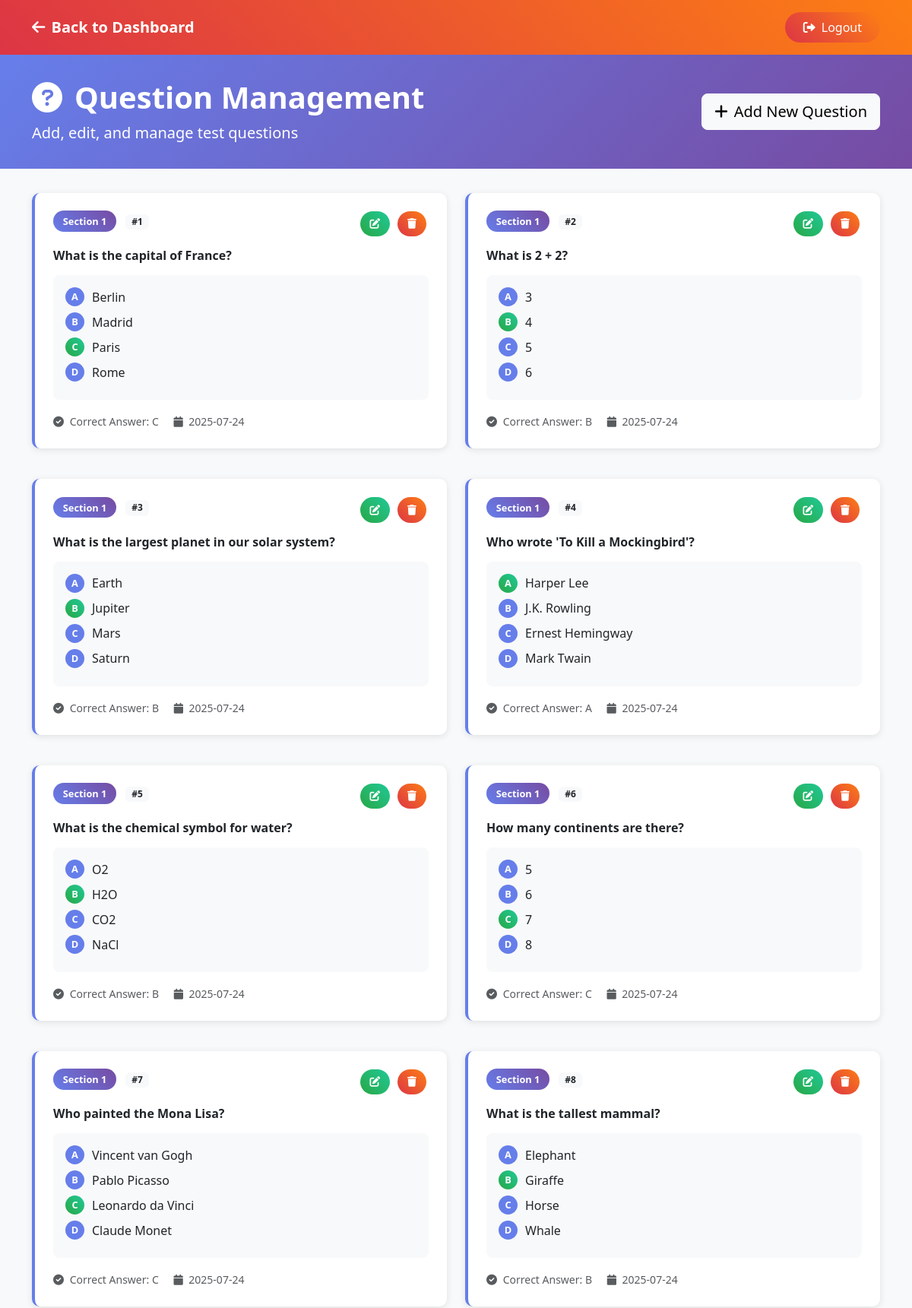
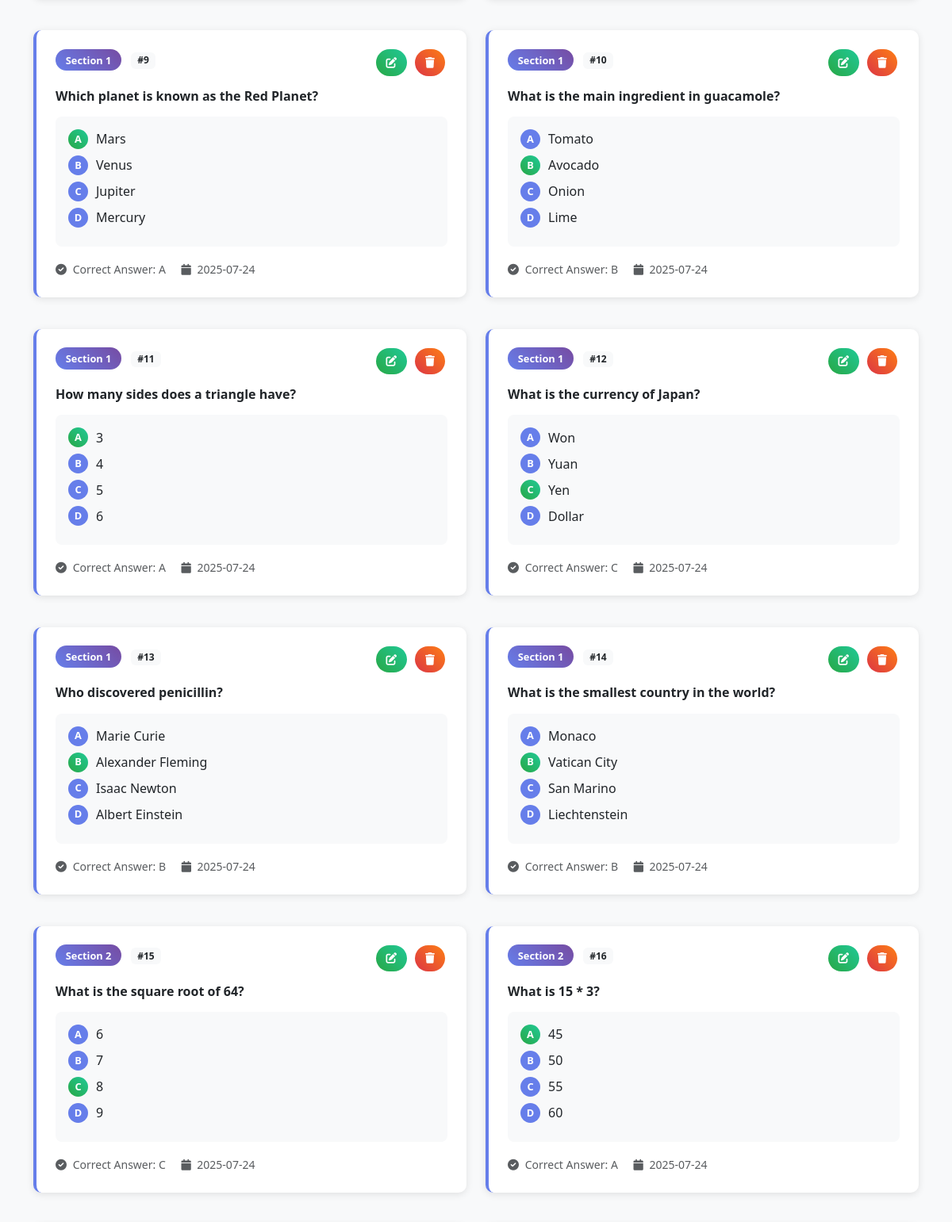
The page /admin/questions (signed in, upper part) on the database its author committed (2 pictures, top to bottom).
### tables this page shows
CREATE TABLE questions (
                    id INTEGER PRIMARY KEY AUTOINCREMENT,
                    section INTEGER NOT NULL,
                    question TEXT NOT NULL,
                    option_a TEXT NOT NULL,
                    option_b TEXT NOT NULL,
                    option_c TEXT NOT NULL,
                    option_d TEXT NOT NULL,
                    correct_answer TEXT NOT NULL,
                    created_at TIMESTAMP DEFAULT CURRENT_TIMESTAMP,
                    is_active BOOLEAN DEFAULT 1
                 );

### app.py (the view)
@app.route('/admin/questions')
def admin_questions():
    if not session.get('admin_logged_in'):
        return redirect('/admin/login')
    conn = sqlite3.connect('database.db')
    c = conn.cursor()
    c.execute('''SELECT id, section, question, option_a, option_b, option_c, option_d, correct_answer, created_at
                 FROM questions WHERE is_active = 1 ORDER BY section, id''')
    questions = c.fetchall()
    conn.close()
    return render_template('admin_questions.html', questions=questions)

### templates/admin_questions.html (shortened to what this page needs)
<!DOCTYPE html>
<html lang="en">
<head>
    <link href="https://cdn.jsdelivr.net/npm/bootstrap@5.3.0/dist/css/bootstrap.min.css" rel="stylesheet">
    <link href="https://cdnjs.cloudflare.com/ajax/libs/font-awesome/6.0.0/css/all.min.css" rel="stylesheet">
</head>
<body>
    <nav class="navbar navbar-custom">
        <div class="container">
            <a href="/admin" class="navbar-brand text-white fw-bold">
                <i class="fas fa-arrow-left me-2"></i>Back to Dashboard
            </a>
            <a href="/admin/logout" class="logout-btn">
                <i class="fas fa-sign-out-alt me-2"></i>Logout
            </a>
        </div>
    </nav>
    <div class="admin-header">
        <div class="container">
            <div class="row align-items-center">
                <div class="col-md-8">
                    <h1 class="fw-bold mb-2">
                        <i class="fas fa-question-circle me-3"></i>Question Management
                    </h1>
                    <p class="lead mb-0">Add, edit, and manage test questions</p>
                </div>
                <div class="col-md-4 text-end">
                    <a href="/admin/questions/add" class="btn btn-light btn-lg">
                        <i class="fas fa-plus me-2"></i>Add New Question
                    </a>
                </div>
            </div>
        </div>
    </div>
    <div class="container">
        {% if questions %}
            <div class="row">
                {% for question in questions %}
                <div class="col-md-6 mb-4">
                    <div class="question-card">
                        <div class="d-flex justify-content-between align-items-start mb-3">
                            <div>
                                <span class="section-badge">Section {{ question[1] }}</span>
                                <span class="badge bg-light text-dark ms-2">#{{ question[0] }}</span>
                            </div>
                            <div>
                                <a href="/admin/questions/edit/{{ question[0] }}" class="btn btn-action btn-edit">
                                    <i class="fas fa-edit"></i>
                                </a>
                                <a href="/admin/questions/delete/{{ question[0] }}"
                                   class="btn btn-action btn-delete"
                                   onclick="return confirm('Are you sure you want to delete this question?')">
                                    <i class="fas fa-trash"></i>
                                </a>
                            </div>
                        </div>
                        <h6 class="fw-bold mb-3">{{ question[2] }}</h6>
                        <div class="option-list">
                            <div class="option-item">
                                <span class="option-letter {% if question[7] == 'a' %}correct-answer{% endif %}">A</span>
                                <span>{{ question[3] }}</span>
                            </div>
                            <div class="option-item">
                                <span class="option-letter {% if question[7] == 'b' %}correct-answer{% endif %}">B</span>
                                <span>{{ question[4] }}</span>
                            </div>
                            <div class="option-item">
                                <span class="option-letter {% if question[7] == 'c' %}correct-answer{% endif %}">C</span>
                                <span>{{ question[5] }}</span>
                            </div>
                            <div class="option-item">
                                <span class="option-letter {% if question[7] == 'd' %}correct-answer{% endif %}">D</span>
                                <span>{{ question[6] }}</span>
                            </div>
                        </div>
                        <div class="mt-3 text-muted">
                            <small>
                                <i class="fas fa-check-circle me-1"></i>
                                Correct Answer: {{ question[7].upper() }}
                                <span class="ms-3">
                                    <i class="fas fa-calendar me-1"></i>
                                    {{ question[8][:10] }}
                                </span>
                            </small>
                        </div>
                    </div>
                </div>
                {% endfor %}
            </div>
        {% endif %}
    </div>
</body>
</html>

### templates/admin_questions.html (style rules this page uses)
body { background: #f8f9fa; font-family: 'Segoe UI', Tahoma, Geneva, Verdana, sans-serif; }
.navbar-custom { background: linear-gradient(45deg, #dc3545, #fd7e14); padding: 1rem 0; }
.admin-header { background: linear-gradient(135deg, #667eea 0%, #764ba2 100%); color: white; padding: 2rem 0; margin-bottom: 2rem; }
.question-card { background: white; border-radius: 10px; padding: 1.5rem; margin-bottom: 1rem; border-left: 4px solid #667eea; box-shadow: 0 2px 10px rgba(0, 0, 0, 0.1); }
.section-badge { background: linear-gradient(45deg, #667eea, #764ba2); color: white; padding: 0.3rem 0.8rem; border-radius: 15px; font-size: 0.8rem; font-weight: 600; }
.btn-action { padding: 0.4rem 0.8rem; border-radius: 20px; font-size: 0.85rem; margin: 0 0.2rem; transition: all 0.3s ease; }
.btn-edit { background: linear-gradient(45deg, #28a745, #20c997); border: none; color: white; }
.btn-delete { background: linear-gradient(45deg, #dc3545, #fd7e14); border: none; color: white; }
.option-list { background: #f8f9fa; border-radius: 8px; padding: 1rem; margin-top: 1rem; }
.option-item { display: flex; align-items: center; margin-bottom: 0.5rem; }
.option-letter { background: #667eea; color: white; width: 25px; height: 25px; border-radius: 50%; display: flex; align-items: center; justify-content: center; font-weight: bold; margin-right: 10px; font-size: 0.8rem; }
.correct-answer { background: linear-gradient(45deg, #28a745, #20c997); }
.logout-btn { background: linear-gradient(45deg, #dc3545, #fd7e14); border: none; color: white; padding: 0.5rem 1.5rem; border-radius: 25px; text-decoration: none; transition: all 0.3s ease; }

### rows shown on the page
questions: section "1", id "1", question "What is the capital of France?", option_a "Berlin", option_b "Madrid", option_c "Paris", option_d "Rome", correct_answer "C", created_at "2025-07-24"
questions: section "1", id "2", question "What is 2 + 2?", option_a "3", option_b "4", option_c "5", option_d "6", correct_answer "B", created_at "2025-07-24"
questions: section "1", id "3", question "What is the largest planet in our solar system?", option_a "Earth", option_b "Jupiter", option_c "Mars", option_d "Saturn", correct_answer "B", created_at "2025-07-24"
questions: section "1", id "4", question "Who wrote 'To Kill a Mockingbird'?", option_a "Harper Lee", option_b "J.K. Rowling", option_c "Ernest Hemingway", option_d "Mark Twain", correct_answer "A", created_at "2025-07-24"
questions: section "1", id "5", question "What is the chemical symbol for water?", option_a "O2", option_b "H2O", option_c "CO2", option_d "NaCl", correct_answer "B", created_at "2025-07-24"
questions: section "1", id "6", question "How many continents are there?", option_a "5", option_b "6", option_c "7", option_d "8", correct_answer "C", created_at "2025-07-24"
questions: section "1", id "7", question "Who painted the Mona Lisa?", option_a "Vincent van Gogh", option_b "Pablo Picasso", option_c "Leonardo da Vinci", option_d "Claude Monet", correct_answer "C", created_at "2025-07-24"
questions: section "1", id "8", question "What is the tallest mammal?", option_a "Elephant", option_b "Giraffe", option_c "Horse", option_d "Whale", correct_answer "B", created_at "2025-07-24"
questions: section "1", id "9", question "Which planet is known as the Red Planet?", option_a "Mars", option_b "Venus", option_c "Jupiter", option_d "Mercury", correct_answer "A", created_at "2025-07-24"
questions: section "1", id "10", question "What is the main ingredient in guacamole?", option_a "Tomato", option_b "Avocado", option_c "Onion", option_d "Lime", correct_answer "B", created_at "2025-07-24"
questions: section "1", id "11", question "How many sides does a triangle have?", option_a "3", option_b "4", option_c "5", option_d "6", correct_answer "A", created_at "2025-07-24"
questions: section "1", id "12", question "What is the currency of Japan?", option_a "Won", option_b "Yuan", option_c "Yen", option_d "Dollar", correct_answer "C", created_at "2025-07-24"
questions: section "1", id "13", question "Who discovered penicillin?", option_a "Marie Curie", option_b "Alexander Fleming", option_c "Isaac Newton", option_d "Albert Einstein", correct_answer "B", created_at "2025-07-24"
questions: section "1", id "14", question "What is the smallest country in the world?", option_a "Monaco", option_b "Vatican City", option_c "San Marino", option_d "Liechtenstein", correct_answer "B", created_at "2025-07-24"
questions: section "2", id "15", question "What is the square root of 64?", option_a "6", option_b "7", option_c "8", option_d "9", correct_answer "C", created_at "2025-07-24"
questions: section "2", id "16", question "What is 15 * 3?", option_a "45", option_b "50", option_c "55", option_d "60", correct_answer "A", created_at "2025-07-24"
